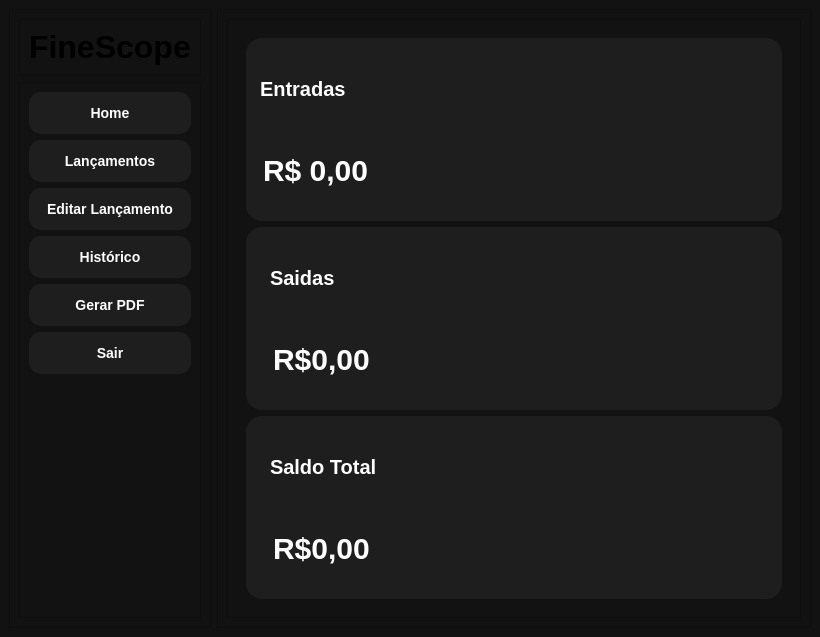
<?xml version="1.0" encoding="UTF-8"?>
<ui version="4.0">
 <class>MainWindow</class>
 <widget class="QMainWindow" name="MainWindow">
  <property name="geometry">
   <rect>
    <x>0</x>
    <y>0</y>
    <width>820</width>
    <height>637</height>
   </rect>
  </property>
  <property name="windowTitle">
   <string>MainWindow</string>
  </property>
  <property name="styleSheet">
   <string notr="true">background: #121212</string>
  </property>
  <widget class="QWidget" name="centralwidget">
   <layout class="QHBoxLayout" name="horizontalLayout">
    <item>
     <widget class="QFrame" name="menu_frame">
      <property name="maximumSize">
       <size>
        <width>250</width>
        <height>16777215</height>
       </size>
      </property>
      <property name="frameShape">
       <enum>QFrame::Shape::StyledPanel</enum>
      </property>
      <property name="frameShadow">
       <enum>QFrame::Shadow::Raised</enum>
      </property>
      <layout class="QVBoxLayout" name="verticalLayout">
       <item>
        <widget class="QFrame" name="logo">
         <property name="frameShape">
          <enum>QFrame::Shape::StyledPanel</enum>
         </property>
         <property name="frameShadow">
          <enum>QFrame::Shadow::Raised</enum>
         </property>
         <layout class="QHBoxLayout" name="horizontalLayout_2">
          <item>
           <widget class="QLabel" name="logo_name">
            <property name="text">
             <string>&lt;html&gt;&lt;head/&gt;&lt;body&gt;&lt;p&gt;&lt;span style=&quot; font-size:24pt; font-weight:700;&quot;&gt;FineScope&lt;/span&gt;&lt;/p&gt;&lt;/body&gt;&lt;/html&gt;</string>
            </property>
           </widget>
          </item>
         </layout>
        </widget>
       </item>
       <item>
        <widget class="QFrame" name="btns_menu">
         <property name="sizePolicy">
          <sizepolicy hsizetype="Preferred" vsizetype="Expanding">
           <horstretch>0</horstretch>
           <verstretch>0</verstretch>
          </sizepolicy>
         </property>
         <property name="font">
          <font>
           <pointsize>15</pointsize>
           <bold>true</bold>
          </font>
         </property>
         <property name="frameShape">
          <enum>QFrame::Shape::StyledPanel</enum>
         </property>
         <property name="frameShadow">
          <enum>QFrame::Shadow::Raised</enum>
         </property>
         <layout class="QVBoxLayout" name="verticalLayout_2">
          <item>
           <widget class="QPushButton" name="btn_home">
            <property name="styleSheet">
             <string notr="true">QPushButton {
	background-color: #1E1E1E;
    color: #FFFFFF;
    border: none;
    border-radius: 12px;
    padding: 13px 15px;
    font-size: 14px;
    font-weight: 600;
}

QPushButton:hover {
    background-color: #2A2A2A;
}

QPushButton:pressed {
    background-color: #333333;
}

QPushButton:checked {
    background-color: #2563EB;
    color: #FFFFFF;
}</string>
            </property>
            <property name="text">
             <string>Home</string>
            </property>
           </widget>
          </item>
          <item>
           <widget class="QPushButton" name="btn_release">
            <property name="font">
             <font>
              <pointsize>-1</pointsize>
              <fontweight>DemiBold</fontweight>
             </font>
            </property>
            <property name="styleSheet">
             <string notr="true">QPushButton {
	background-color: #1E1E1E;
    color: #FFFFFF;
    border: none;
    border-radius: 12px;
    padding: 13px 15px;
    font-size: 14px;
    font-weight: 600;
}

QPushButton:hover {
    background-color: #2A2A2A;
}

QPushButton:pressed {
    background-color: #333333;
}

QPushButton:checked {
    background-color: #2563EB;
    color: #FFFFFF;
}</string>
            </property>
            <property name="text">
             <string>Lançamentos</string>
            </property>
           </widget>
          </item>
          <item>
           <widget class="QPushButton" name="btn_edit">
            <property name="font">
             <font>
              <pointsize>-1</pointsize>
              <fontweight>DemiBold</fontweight>
             </font>
            </property>
            <property name="styleSheet">
             <string notr="true">QPushButton {
	background-color: #1E1E1E;
    color: #FFFFFF;
    border: none;
    border-radius: 12px;
    padding: 13px 15px;
    font-size: 14px;
    font-weight: 600;
}

QPushButton:hover {
    background-color: #2A2A2A;
}

QPushButton:pressed {
    background-color: #333333;
}

QPushButton:checked {
    background-color: #2563EB;
    color: #FFFFFF;
}</string>
            </property>
            <property name="text">
             <string>Editar Lançamento</string>
            </property>
           </widget>
          </item>
          <item>
           <widget class="QPushButton" name="btn_history">
            <property name="font">
             <font>
              <pointsize>-1</pointsize>
              <fontweight>DemiBold</fontweight>
             </font>
            </property>
            <property name="styleSheet">
             <string notr="true">QPushButton {
	background-color: #1E1E1E;
    color: #FFFFFF;
    border: none;
    border-radius: 12px;
    padding: 13px 15px;
    font-size: 14px;
    font-weight: 600;
}

QPushButton:hover {
    background-color: #2A2A2A;
}

QPushButton:pressed {
    background-color: #333333;
}

QPushButton:checked {
    background-color: #2563EB;
    color: #FFFFFF;
}</string>
            </property>
            <property name="text">
             <string>Histórico</string>
            </property>
           </widget>
          </item>
          <item>
           <widget class="QPushButton" name="btn_pdf">
            <property name="font">
             <font>
              <pointsize>-1</pointsize>
              <fontweight>DemiBold</fontweight>
             </font>
            </property>
            <property name="styleSheet">
             <string notr="true">QPushButton {
	background-color: #1E1E1E;
    color: #FFFFFF;
    border: none;
    border-radius: 12px;
    padding: 13px 15px;
    font-size: 14px;
    font-weight: 600;
}

QPushButton:hover {
    background-color: #2A2A2A;
}

QPushButton:pressed {
    background-color: #333333;
}

QPushButton:checked {
    background-color: #2563EB;
    color: #FFFFFF;
}</string>
            </property>
            <property name="text">
             <string>Gerar PDF</string>
            </property>
           </widget>
          </item>
          <item>
           <widget class="QPushButton" name="btn_quit">
            <property name="font">
             <font>
              <pointsize>-1</pointsize>
              <fontweight>DemiBold</fontweight>
             </font>
            </property>
            <property name="styleSheet">
             <string notr="true">QPushButton {
	background-color: #1E1E1E;
    color: #FFFFFF;
    border: none;
    border-radius: 12px;
    padding: 13px 15px;
    font-size: 14px;
    font-weight: 600;
}

QPushButton:hover {
    background-color: #2A2A2A;
}

QPushButton:pressed {
    background-color: #333333;
}

QPushButton:checked {
    background-color: #2563EB;
    color: #FFFFFF;
}</string>
            </property>
            <property name="text">
             <string>Sair</string>
            </property>
           </widget>
          </item>
          <item>
           <spacer name="verticalSpacer">
            <property name="orientation">
             <enum>Qt::Orientation::Vertical</enum>
            </property>
            <property name="sizeHint" stdset="0">
             <size>
              <width>20</width>
              <height>40</height>
             </size>
            </property>
           </spacer>
          </item>
         </layout>
        </widget>
       </item>
      </layout>
     </widget>
    </item>
    <item>
     <widget class="QFrame" name="frame_conteiner">
      <property name="frameShape">
       <enum>QFrame::Shape::StyledPanel</enum>
      </property>
      <property name="frameShadow">
       <enum>QFrame::Shadow::Raised</enum>
      </property>
      <layout class="QVBoxLayout" name="verticalLayout_3">
       <item>
        <widget class="QFrame" name="conteiner">
         <property name="frameShape">
          <enum>QFrame::Shape::StyledPanel</enum>
         </property>
         <property name="frameShadow">
          <enum>QFrame::Shadow::Raised</enum>
         </property>
         <layout class="QHBoxLayout" name="horizontalLayout_3">
          <item>
           <widget class="QStackedWidget" name="pages">
            <property name="currentIndex">
             <number>0</number>
            </property>
            <widget class="QWidget" name="page_home">
             <layout class="QVBoxLayout" name="verticalLayout_4">
              <item>
               <widget class="QFrame" name="conteiner_balance">
                <property name="styleSheet">
                 <string notr="true">QFrame {
    background-color: #1E1E1E;
    border-radius: 16px;
    padding: 5px, 5px, 5px, 5px;
}</string>
                </property>
                <property name="frameShape">
                 <enum>QFrame::Shape::StyledPanel</enum>
                </property>
                <property name="frameShadow">
                 <enum>QFrame::Shadow::Raised</enum>
                </property>
                <layout class="QVBoxLayout" name="verticalLayout_5">
                 <item>
                  <widget class="QLabel" name="title_balance">
                   <property name="styleSheet">
                    <string notr="true">QLabel#title_balance {
    color: #FFFFFF;
    font-size: 20px;
    font-weight: 500;
}</string>
                   </property>
                   <property name="text">
                    <string>&lt;html&gt;&lt;head/&gt;&lt;body&gt;&lt;p&gt;&lt;span style=&quot; font-weight:700;&quot;&gt;Entradas&lt;/span&gt;&lt;/p&gt;&lt;/body&gt;&lt;/html&gt;</string>
                   </property>
                  </widget>
                 </item>
                 <item>
                  <widget class="QLabel" name="value_balance">
                   <property name="styleSheet">
                    <string notr="true">QLabel#value_balance {
    color: #FFFFFF;
    font-size: 30px;
    font-weight: 600;
}</string>
                   </property>
                   <property name="text">
                    <string>R$ 0,00</string>
                   </property>
                  </widget>
                 </item>
                </layout>
               </widget>
              </item>
              <item>
               <widget class="QFrame" name="conteiner_debts">
                <property name="styleSheet">
                 <string notr="true">QFrame {
    background-color: #1E1E1E;
    border-radius: 16px;
    padding: 5px;
}</string>
                </property>
                <property name="frameShape">
                 <enum>QFrame::Shape::StyledPanel</enum>
                </property>
                <property name="frameShadow">
                 <enum>QFrame::Shadow::Raised</enum>
                </property>
                <layout class="QVBoxLayout" name="verticalLayout_6">
                 <item>
                  <widget class="QLabel" name="title_debts">
                   <property name="styleSheet">
                    <string notr="true">QLabel {
	color: #FFFFFF;
	font-size: 20px;
	font-weight: 500;
}</string>
                   </property>
                   <property name="text">
                    <string>&lt;html&gt;&lt;head/&gt;&lt;body&gt;&lt;p&gt;&lt;span style=&quot; font-size:15pt; font-weight:700;&quot;&gt;Saidas&lt;/span&gt;&lt;/p&gt;&lt;/body&gt;&lt;/html&gt;</string>
                   </property>
                  </widget>
                 </item>
                 <item>
                  <widget class="QLabel" name="value_debts">
                   <property name="styleSheet">
                    <string notr="true">QLabel#value_debts {
    color: #FFFFFF;
    font-size: 30px;
    font-weight: 600;
}</string>
                   </property>
                   <property name="text">
                    <string>R$0,00</string>
                   </property>
                  </widget>
                 </item>
                </layout>
               </widget>
              </item>
              <item>
               <widget class="QFrame" name="total_balance">
                <property name="styleSheet">
                 <string notr="true">QFrame {
    background-color: #1E1E1E;
    border-radius: 16px;
    padding: 5px;
}</string>
                </property>
                <property name="frameShape">
                 <enum>QFrame::Shape::StyledPanel</enum>
                </property>
                <property name="frameShadow">
                 <enum>QFrame::Shadow::Raised</enum>
                </property>
                <layout class="QVBoxLayout" name="verticalLayout_17">
                 <item>
                  <widget class="QLabel" name="title_sum">
                   <property name="styleSheet">
                    <string notr="true">QLabel {
	color: #FFFFFF;
	font-size: 20px;
	font-weight: 500;
}</string>
                   </property>
                   <property name="text">
                    <string>&lt;html&gt;&lt;head/&gt;&lt;body&gt;&lt;p&gt;&lt;span style=&quot; font-size:15pt; font-weight:700;&quot;&gt;Saldo Total&lt;/span&gt;&lt;/p&gt;&lt;/body&gt;&lt;/html&gt;</string>
                   </property>
                  </widget>
                 </item>
                 <item>
                  <widget class="QLabel" name="sum_release">
                   <property name="styleSheet">
                    <string notr="true">QLabel{
    color: #FFFFFF;
    font-size: 30px;
    font-weight: 600;
}</string>
                   </property>
                   <property name="text">
                    <string>R$0,00</string>
                   </property>
                  </widget>
                 </item>
                </layout>
               </widget>
              </item>
             </layout>
            </widget>
            <widget class="QWidget" name="page_release">
             <property name="styleSheet">
              <string notr="true"/>
             </property>
             <layout class="QHBoxLayout" name="horizontalLayout_4">
              <item>
               <widget class="QFrame" name="conteiner_release">
                <property name="styleSheet">
                 <string notr="true">QFrame {
    background-color: #1E1E1E;
	border-radius: 12px;
}

QLabel#title {
    color: #FFFFFF;
    font-size: 20px;
    font-weight: 600;
	margin-bottom:12px
}

QLabel {
    color: #FFFFFF;
    font-size: 14px;
}

QLineEdit, QTextEdit {
    background-color: #2A2A2A;
    border: 1px solid #3A3A3A;
    border-radius: 6px;
    padding: 6px;
    color: #FFFFFF;
	selection-background-color: 2563EB;
}

QLineEdit::placeholder, QTextEdit::placeholder {
    color: AAAAAA;
}

QLineEdit:focus, QTextEdit:focus {
    border: 1px solid #2563EB;
}

QPushButton {
    border-radius: 8px;
    padding: 6px 14px;
}

QPushButton#save {
    background-color: #2563EB;
    color: #FFFFFF;
	border-radius: 8px;
    padding: 6px 14px;
    font-weight: bold;
}
QPushButton#save:hover {
    background-color: #1E4FCC;
}

QPushButton#cancel {
    background-color: #3A3A3A;
    color: #FFFFFF;
	border-radius: 8px;
    padding: 6px 14px;
    font-weight: bold;
}
QPushButton#cancel:hover {
    background-color: #555555;
}

QPushButton#cancel, QPushButton#save {
	min-width: 100px;
}

QRadioButton {
    background-color: #2D2D2D;
    color: #FFFFFF;
    border: 1px solid #3A3A3A;
    border-radius: 6px;
    padding: 6px 12px;
}

QRadioButton::indicator {
    width: 0;
	height: 0;
}

QRadioButton:checked {
    background-color: #2563EB;
    border: 1px solid #2563EB;
}

QRadioButton::indicator:unchecked {
    background: transparent;
    border: 2px solid #2563EB;
	border-radius: 8px
}</string>
                </property>
                <property name="frameShape">
                 <enum>QFrame::Shape::StyledPanel</enum>
                </property>
                <property name="frameShadow">
                 <enum>QFrame::Shadow::Raised</enum>
                </property>
                <layout class="QGridLayout" name="gridLayout">
                 <item row="3" column="0">
                  <widget class="QFrame" name="Frame_value_release">
                   <property name="frameShape">
                    <enum>QFrame::Shape::StyledPanel</enum>
                   </property>
                   <property name="frameShadow">
                    <enum>QFrame::Shadow::Raised</enum>
                   </property>
                   <layout class="QVBoxLayout" name="verticalLayout_10">
                    <item>
                     <widget class="QLabel" name="title_generic_3">
                      <property name="text">
                       <string>Valor</string>
                      </property>
                     </widget>
                    </item>
                    <item>
                     <widget class="QLineEdit" name="value_release">
                      <property name="placeholderText">
                       <string>R$</string>
                      </property>
                     </widget>
                    </item>
                   </layout>
                  </widget>
                 </item>
                 <item row="4" column="0">
                  <widget class="QFrame" name="title_description">
                   <property name="frameShape">
                    <enum>QFrame::Shape::StyledPanel</enum>
                   </property>
                   <property name="frameShadow">
                    <enum>QFrame::Shadow::Raised</enum>
                   </property>
                   <layout class="QVBoxLayout" name="verticalLayout_9">
                    <item>
                     <widget class="QLabel" name="title_generic_4">
                      <property name="text">
                       <string>Descrição</string>
                      </property>
                     </widget>
                    </item>
                    <item>
                     <widget class="QLineEdit" name="description_release"/>
                    </item>
                   </layout>
                  </widget>
                 </item>
                 <item row="2" column="0">
                  <widget class="QFrame" name="title_release">
                   <property name="frameShape">
                    <enum>QFrame::Shape::StyledPanel</enum>
                   </property>
                   <property name="frameShadow">
                    <enum>QFrame::Shadow::Raised</enum>
                   </property>
                   <layout class="QVBoxLayout" name="verticalLayout_8">
                    <item>
                     <widget class="QLabel" name="title_generic_2">
                      <property name="text">
                       <string>Titulo</string>
                      </property>
                     </widget>
                    </item>
                    <item>
                     <widget class="QLineEdit" name="input_title">
                      <property name="placeholderText">
                       <string>Conta de ...</string>
                      </property>
                     </widget>
                    </item>
                   </layout>
                  </widget>
                 </item>
                 <item row="0" column="0">
                  <widget class="QLabel" name="title">
                   <property name="font">
                    <font>
                     <pointsize>-1</pointsize>
                     <fontweight>DemiBold</fontweight>
                    </font>
                   </property>
                   <property name="text">
                    <string>Novo Lançamento</string>
                   </property>
                  </widget>
                 </item>
                 <item row="1" column="0">
                  <widget class="QFrame" name="type_release">
                   <property name="frameShape">
                    <enum>QFrame::Shape::StyledPanel</enum>
                   </property>
                   <property name="frameShadow">
                    <enum>QFrame::Shadow::Raised</enum>
                   </property>
                   <layout class="QVBoxLayout" name="verticalLayout_7">
                    <item>
                     <widget class="QLabel" name="title_generic">
                      <property name="font">
                       <font>
                        <pointsize>-1</pointsize>
                       </font>
                      </property>
                      <property name="text">
                       <string>Tipo</string>
                      </property>
                     </widget>
                    </item>
                    <item>
                     <widget class="QFrame" name="options">
                      <property name="frameShape">
                       <enum>QFrame::Shape::StyledPanel</enum>
                      </property>
                      <property name="frameShadow">
                       <enum>QFrame::Shadow::Raised</enum>
                      </property>
                      <layout class="QHBoxLayout" name="horizontalLayout_5">
                       <item>
                        <widget class="QRadioButton" name="entrance">
                         <property name="text">
                          <string>Entrada</string>
                         </property>
                        </widget>
                       </item>
                       <item>
                        <widget class="QRadioButton" name="departure">
                         <property name="text">
                          <string>Saída</string>
                         </property>
                        </widget>
                       </item>
                      </layout>
                     </widget>
                    </item>
                   </layout>
                  </widget>
                 </item>
                 <item row="5" column="0">
                  <widget class="QFrame" name="buttons_release">
                   <property name="frameShape">
                    <enum>QFrame::Shape::StyledPanel</enum>
                   </property>
                   <property name="frameShadow">
                    <enum>QFrame::Shadow::Raised</enum>
                   </property>
                   <layout class="QHBoxLayout" name="horizontalLayout_6">
                    <item>
                     <widget class="QPushButton" name="cancel">
                      <property name="text">
                       <string>Cancelar</string>
                      </property>
                     </widget>
                    </item>
                    <item>
                     <widget class="QPushButton" name="save">
                      <property name="text">
                       <string>Salvar</string>
                      </property>
                     </widget>
                    </item>
                   </layout>
                  </widget>
                 </item>
                </layout>
               </widget>
              </item>
             </layout>
            </widget>
            <widget class="QWidget" name="edit">
             <layout class="QVBoxLayout" name="verticalLayout_18">
              <item>
               <widget class="QFrame" name="conteiner_release_2">
                <property name="styleSheet">
                 <string notr="true">QFrame {
    background-color: #1E1E1E;
	border-radius: 12px;
}

QLabel#title {
    color: #FFFFFF;
    font-size: 20px;
    font-weight: 600;
	margin-bottom:12px
}

QLabel {
    color: #FFFFFF;
    font-size: 14px;
}

QLineEdit, QTextEdit {
    background-color: #2A2A2A;
    border: 1px solid #3A3A3A;
    border-radius: 6px;
    padding: 6px;
    color: #FFFFFF;
	selection-background-color: 2563EB;
}

QLineEdit::placeholder, QTextEdit::placeholder {
    color: AAAAAA;
}

QLineEdit:focus, QTextEdit:focus {
    border: 1px solid #2563EB;
}

QPushButton {
    border-radius: 8px;
    padding: 6px 14px;
}

QPushButton#edit_save {
    background-color: #2563EB;
    color: #FFFFFF;
	border-radius: 8px;
    padding: 6px 14px;
    font-weight: bold;
}

QPushButton#exclude {
    background-color: #FF0003;
    color: #FFFFFF;
	border-radius: 8px;
    padding: 6px 14px;
    font-weight: bold;
}

QPushButton#exclude, QPushButton#edit_save {
	min-width: 100px;
}

QRadioButton {
    background-color: #2D2D2D;
    color: #FFFFFF;
    border: 1px solid #3A3A3A;
    border-radius: 6px;
    padding: 6px 12px;
}

QRadioButton::indicator {
    width: 0;
	height: 0;
}

QRadioButton:checked {
    background-color: #2563EB;
    border: 1px solid #2563EB;
}

QRadioButton::indicator:unchecked {
    background: transparent;
    border: 2px solid #2563EB;
	border-radius: 8px
}</string>
                </property>
                <property name="frameShape">
                 <enum>QFrame::Shape::StyledPanel</enum>
                </property>
                <property name="frameShadow">
                 <enum>QFrame::Shadow::Raised</enum>
                </property>
                <layout class="QGridLayout" name="gridLayout_2">
                 <item row="3" column="0">
                  <widget class="QFrame" name="value_release_3">
                   <property name="frameShape">
                    <enum>QFrame::Shape::StyledPanel</enum>
                   </property>
                   <property name="frameShadow">
                    <enum>QFrame::Shadow::Raised</enum>
                   </property>
                   <layout class="QVBoxLayout" name="verticalLayout_11">
                    <item>
                     <widget class="QLabel" name="title_generic_5">
                      <property name="text">
                       <string>Valor</string>
                      </property>
                     </widget>
                    </item>
                    <item>
                     <widget class="QLineEdit" name="value_release_2">
                      <property name="placeholderText">
                       <string>R$</string>
                      </property>
                     </widget>
                    </item>
                   </layout>
                  </widget>
                 </item>
                 <item row="4" column="0">
                  <widget class="QFrame" name="title_description_2">
                   <property name="frameShape">
                    <enum>QFrame::Shape::StyledPanel</enum>
                   </property>
                   <property name="frameShadow">
                    <enum>QFrame::Shadow::Raised</enum>
                   </property>
                   <layout class="QVBoxLayout" name="verticalLayout_12">
                    <item>
                     <widget class="QLabel" name="title_generic_6">
                      <property name="text">
                       <string>Descrição</string>
                      </property>
                     </widget>
                    </item>
                    <item>
                     <widget class="QLineEdit" name="description_release_2"/>
                    </item>
                   </layout>
                  </widget>
                 </item>
                 <item row="2" column="0">
                  <widget class="QFrame" name="title_release_2">
                   <property name="frameShape">
                    <enum>QFrame::Shape::StyledPanel</enum>
                   </property>
                   <property name="frameShadow">
                    <enum>QFrame::Shadow::Raised</enum>
                   </property>
                   <layout class="QVBoxLayout" name="verticalLayout_13">
                    <item>
                     <widget class="QLabel" name="title_generic_7">
                      <property name="text">
                       <string>Titulo</string>
                      </property>
                     </widget>
                    </item>
                    <item>
                     <widget class="QLineEdit" name="input_title_2">
                      <property name="placeholderText">
                       <string>Conta de ...</string>
                      </property>
                     </widget>
                    </item>
                   </layout>
                  </widget>
                 </item>
                 <item row="0" column="0">
                  <widget class="QLabel" name="title_2">
                   <property name="font">
                    <font>
                     <pointsize>-1</pointsize>
                     <fontweight>DemiBold</fontweight>
                    </font>
                   </property>
                   <property name="text">
                    <string>Editar Lançamento</string>
                   </property>
                  </widget>
                 </item>
                 <item row="1" column="0">
                  <widget class="QFrame" name="type_release_2">
                   <property name="frameShape">
                    <enum>QFrame::Shape::StyledPanel</enum>
                   </property>
                   <property name="frameShadow">
                    <enum>QFrame::Shadow::Raised</enum>
                   </property>
                   <layout class="QVBoxLayout" name="verticalLayout_14">
                    <item>
                     <widget class="QLabel" name="title_generic_8">
                      <property name="font">
                       <font>
                        <pointsize>-1</pointsize>
                       </font>
                      </property>
                      <property name="text">
                       <string>Tipo</string>
                      </property>
                     </widget>
                    </item>
                    <item>
                     <widget class="QFrame" name="options_2">
                      <property name="frameShape">
                       <enum>QFrame::Shape::StyledPanel</enum>
                      </property>
                      <property name="frameShadow">
                       <enum>QFrame::Shadow::Raised</enum>
                      </property>
                      <layout class="QHBoxLayout" name="horizontalLayout_9">
                       <item>
                        <widget class="QRadioButton" name="entrance_2">
                         <property name="text">
                          <string>Entrada</string>
                         </property>
                        </widget>
                       </item>
                       <item>
                        <widget class="QRadioButton" name="departure_2">
                         <property name="text">
                          <string>Saída</string>
                         </property>
                        </widget>
                       </item>
                      </layout>
                     </widget>
                    </item>
                   </layout>
                  </widget>
                 </item>
                 <item row="5" column="0">
                  <widget class="QFrame" name="buttons_release_2">
                   <property name="frameShape">
                    <enum>QFrame::Shape::StyledPanel</enum>
                   </property>
                   <property name="frameShadow">
                    <enum>QFrame::Shadow::Raised</enum>
                   </property>
                   <layout class="QHBoxLayout" name="horizontalLayout_10">
                    <item>
                     <widget class="QPushButton" name="exclude">
                      <property name="text">
                       <string>Excluir</string>
                      </property>
                     </widget>
                    </item>
                    <item>
                     <widget class="QPushButton" name="edit_save">
                      <property name="text">
                       <string>Salvar</string>
                      </property>
                     </widget>
                    </item>
                   </layout>
                  </widget>
                 </item>
                </layout>
               </widget>
              </item>
             </layout>
            </widget>
            <widget class="QWidget" name="page_historical">
             <property name="styleSheet">
              <string notr="true">QFrame {
    background-color: #1E1E1E;
    border-radius: 12px;
}

QLabel {
    color: #FFFFFF;
    font-size: 14px;
}

QTableWidget {
    background-color: #2A2A2A;
    border: 1px solid #3A3A3A;
    border-radius: 8px;
    color: #FFFFFF;
    gridline-color: #3A3A3A;
    selection-background-color: #2563EB;
    selection-color: #FFFFFF;
}

QHeaderView::section {
    background-color: #2A2A2A;
    color: #FFFFFF;
    font-weight: bold;
    border: none;
    padding: 6px;
}

QTableWidget::item {
    padding: 6px;
}

QPushButton {
    border-radius: 8px;
    padding: 6px 14px;
    font-weight: bold;
}

QPushButton#edit {
    background-color: #2563EB;
    color: #FFFFFF;
}
QPushButton#edit:hover {
    background-color: #1E4FCC;
}

QPushButton#delete {
    background-color: #D32F2F;
    color: #FFFFFF;
}
QPushButton#delete:hover {
    background-color: #B71C1C;
}
</string>
             </property>
             <layout class="QVBoxLayout" name="verticalLayout_15">
              <item>
               <widget class="QFrame" name="historical_conteiner">
                <property name="styleSheet">
                 <string notr="true"/>
                </property>
                <property name="frameShape">
                 <enum>QFrame::Shape::StyledPanel</enum>
                </property>
                <property name="frameShadow">
                 <enum>QFrame::Shadow::Raised</enum>
                </property>
                <layout class="QVBoxLayout" name="verticalLayout_16">
                 <item>
                  <widget class="QFrame" name="options_historical">
                   <property name="frameShape">
                    <enum>QFrame::Shape::StyledPanel</enum>
                   </property>
                   <property name="frameShadow">
                    <enum>QFrame::Shadow::Raised</enum>
                   </property>
                   <layout class="QHBoxLayout" name="horizontalLayout_12">
                    <item>
                     <widget class="QPushButton" name="entrance_historical">
                      <property name="text">
                       <string>Entradas</string>
                      </property>
                     </widget>
                    </item>
                    <item>
                     <widget class="QPushButton" name="departure_historical">
                      <property name="text">
                       <string>Saidas</string>
                      </property>
                     </widget>
                    </item>
                    <item>
                     <widget class="QPushButton" name="last_month">
                      <property name="text">
                       <string>Ultimo Mês</string>
                      </property>
                     </widget>
                    </item>
                   </layout>
                  </widget>
                 </item>
                 <item>
                  <widget class="QTableWidget" name="historical">
                   <column>
                    <property name="text">
                     <string>ID</string>
                    </property>
                   </column>
                   <column>
                    <property name="text">
                     <string>Tipo</string>
                    </property>
                   </column>
                   <column>
                    <property name="text">
                     <string>Titulo</string>
                    </property>
                   </column>
                   <column>
                    <property name="text">
                     <string>Valor</string>
                    </property>
                   </column>
                   <column>
                    <property name="text">
                     <string>Data</string>
                    </property>
                   </column>
                  </widget>
                 </item>
                </layout>
               </widget>
              </item>
             </layout>
            </widget>
            <widget class="QWidget" name="list_edit">
             <property name="styleSheet">
              <string notr="true">QFrame {
    background-color: #1E1E1E;
    border-radius: 12px;
}

QLabel {
    color: #FFFFFF;
    font-size: 14px;
}

QTableWidget {
    background-color: #2A2A2A;
    border: 1px solid #3A3A3A;
    border-radius: 8px;
    color: #FFFFFF;
    gridline-color: #3A3A3A;
    selection-background-color: #2563EB;
    selection-color: #FFFFFF;
}

QHeaderView::section {
    background-color: #2A2A2A;
    color: #FFFFFF;
    font-weight: bold;
    border: none;
    padding: 6px;
}

QTableWidget::item {
    padding: 6px;
}

QPushButton {
    border-radius: 8px;
    padding: 6px 14px;
    font-weight: bold;
}

QPushButton#edit {
    background-color: #2563EB;
    color: #FFFFFF;
}
QPushButton#edit:hover {
    background-color: #1E4FCC;
}

QPushButton#delete {
    background-color: #D32F2F;
    color: #FFFFFF;
}
QPushButton#delete:hover {
    background-color: #B71C1C;
}</string>
             </property>
             <layout class="QVBoxLayout" name="verticalLayout_19">
              <item>
               <widget class="QFrame" name="frame_2">
                <property name="frameShape">
                 <enum>QFrame::Shape::StyledPanel</enum>
                </property>
                <property name="frameShadow">
                 <enum>QFrame::Shadow::Raised</enum>
                </property>
                <layout class="QVBoxLayout" name="verticalLayout_20">
                 <item>
                  <widget class="QFrame" name="frame">
                   <property name="frameShape">
                    <enum>QFrame::Shape::StyledPanel</enum>
                   </property>
                   <property name="frameShadow">
                    <enum>QFrame::Shadow::Raised</enum>
                   </property>
                   <layout class="QHBoxLayout" name="horizontalLayout_8">
                    <item>
                     <widget class="QPushButton" name="btn_edit_2">
                      <property name="text">
                       <string>Editar</string>
                      </property>
                     </widget>
                    </item>
                    <item>
                     <widget class="QPushButton" name="btn_exclude">
                      <property name="text">
                       <string>Excluir</string>
                      </property>
                     </widget>
                    </item>
                   </layout>
                  </widget>
                 </item>
                 <item>
                  <widget class="QTableWidget" name="list_edit_2">
                   <column>
                    <property name="text">
                     <string>ID</string>
                    </property>
                   </column>
                   <column>
                    <property name="text">
                     <string>Tipo</string>
                    </property>
                   </column>
                   <column>
                    <property name="text">
                     <string>Titulo</string>
                    </property>
                   </column>
                   <column>
                    <property name="text">
                     <string>Valor</string>
                    </property>
                   </column>
                   <column>
                    <property name="text">
                     <string>Data</string>
                    </property>
                   </column>
                  </widget>
                 </item>
                </layout>
               </widget>
              </item>
             </layout>
            </widget>
           </widget>
          </item>
         </layout>
        </widget>
       </item>
      </layout>
     </widget>
    </item>
   </layout>
  </widget>
 </widget>
 <resources/>
 <connections/>
</ui>
